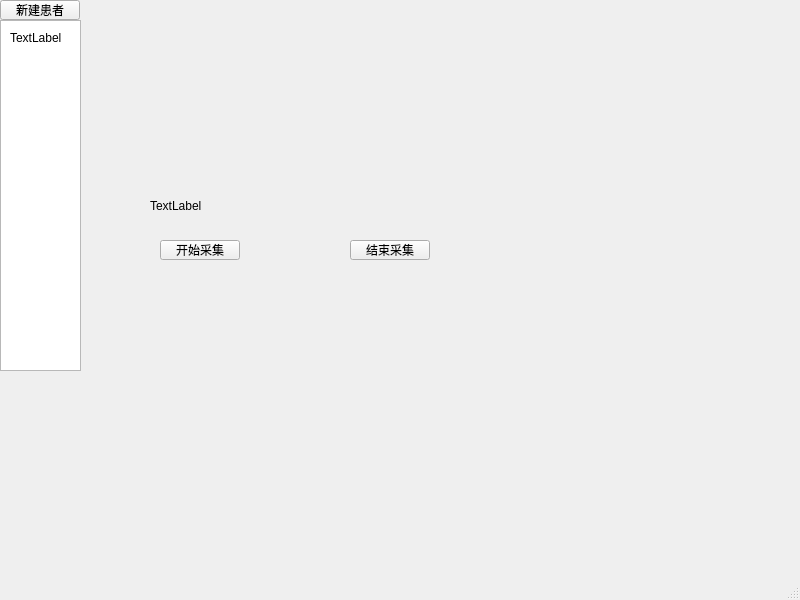
<?xml version="1.0" encoding="UTF-8"?>
<ui version="4.0">
 <class>MainWindow</class>
 <widget class="QMainWindow" name="MainWindow">
  <property name="geometry">
   <rect>
    <x>0</x>
    <y>0</y>
    <width>800</width>
    <height>600</height>
   </rect>
  </property>
  <property name="windowTitle">
   <string>MainWindow</string>
  </property>
  <widget class="QWidget" name="centralwidget">
   <widget class="QPushButton" name="newPatientButton">
    <property name="geometry">
     <rect>
      <x>0</x>
      <y>0</y>
      <width>80</width>
      <height>20</height>
     </rect>
    </property>
    <property name="text">
     <string>新建患者</string>
    </property>
   </widget>
   <widget class="QListWidget" name="patientListWidget">
    <property name="geometry">
     <rect>
      <x>0</x>
      <y>20</y>
      <width>81</width>
      <height>351</height>
     </rect>
    </property>
   </widget>
   <widget class="QLabel" name="patientInfoLabel">
    <property name="geometry">
     <rect>
      <x>10</x>
      <y>30</y>
      <width>61</width>
      <height>16</height>
     </rect>
    </property>
    <property name="text">
     <string>TextLabel</string>
    </property>
   </widget>
   <widget class="QLabel" name="cameraPreviewLabel">
    <property name="geometry">
     <rect>
      <x>150</x>
      <y>50</y>
      <width>381</width>
      <height>311</height>
     </rect>
    </property>
    <property name="text">
     <string>TextLabel</string>
    </property>
   </widget>
   <widget class="QPushButton" name="stopAllDataCollection">
    <property name="geometry">
     <rect>
      <x>350</x>
      <y>240</y>
      <width>80</width>
      <height>20</height>
     </rect>
    </property>
    <property name="text">
     <string>结束采集</string>
    </property>
   </widget>
   <widget class="QPushButton" name="startAllDataCollection">
    <property name="geometry">
     <rect>
      <x>160</x>
      <y>240</y>
      <width>80</width>
      <height>20</height>
     </rect>
    </property>
    <property name="text">
     <string>开始采集</string>
    </property>
   </widget>
  </widget>
  <widget class="QMenuBar" name="menubar">
   <property name="geometry">
    <rect>
     <x>0</x>
     <y>0</y>
     <width>800</width>
     <height>21</height>
    </rect>
   </property>
  </widget>
  <widget class="QStatusBar" name="statusbar"/>
 </widget>
 <resources/>
 <connections/>
</ui>
